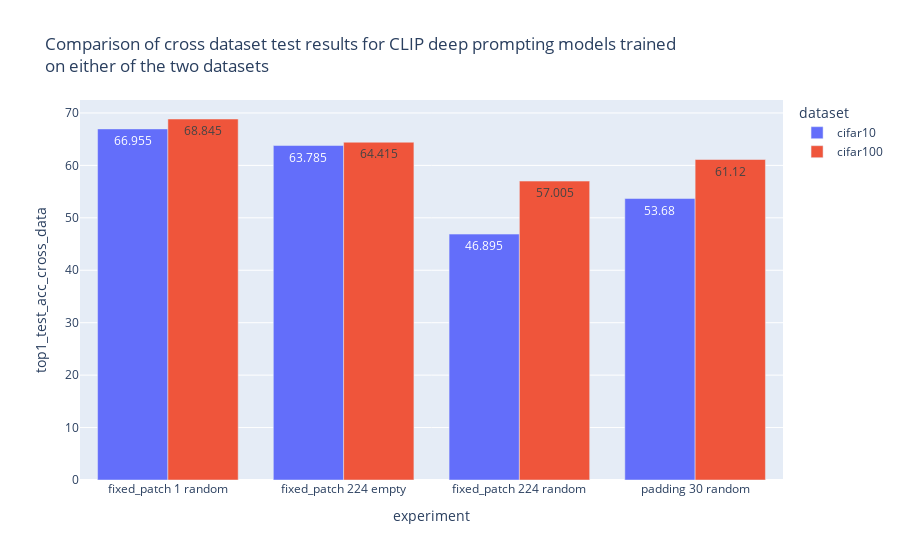

Write notebook code for a chart like this one.
### Code cell
dp_cross_df = pd.merge(dp_df, cross_df.query("prompt_type == 'deep_prompt'"))
fig = px.bar(
    vp_cross_df,
    x="experiment", 
    y="top1_test_acc_cross_data", 
    color="dataset",
    barmode="group",
    text_auto=True,
    title="Comparison of cross dataset test results for CLIP deep prompting models trained<br>"
          "on either of the two datasets"
)
fig.write_image(plots_dir / "q25_clip_dp_cross_data_eval.png", scale=2.0)
fig

### Figure 1 — Plotly figure (JSON) as saved in the notebook; plotly's stock layout.template omitted (floating-point values rounded to 4 significant figures)
{"data": [{"alignmentgroup": "True", "hovertemplate": "dataset=cifar10<br>experiment=%{x}<br>top1_test_acc_cross_data=%{y}<extra></extra>", "legendgroup": "cifar10", "marker": {"color": "#636efa", "pattern": {"shape": ""}}, "name": "cifar10", "offsetgroup": "cifar10", "orientation": "v", "showlegend": true, "textposition": "auto", "texttemplate": "%{y}", "x": ["fixed_patch 1 random", "fixed_patch 224 empty", "fixed_patch 224 random", "padding 30 random"], "xaxis": "x", "y": [66.95, 63.78, 46.9, 53.68], "yaxis": "y", "type": "bar"}, {"alignmentgroup": "True", "hovertemplate": "dataset=cifar100<br>experiment=%{x}<br>top1_test_acc_cross_data=%{y}<extra></extra>", "legendgroup": "cifar100", "marker": {"color": "#EF553B", "pattern": {"shape": ""}}, "name": "cifar100", "offsetgroup": "cifar100", "orientation": "v", "showlegend": true, "textposition": "auto", "texttemplate": "%{y}", "x": ["fixed_patch 1 random", "fixed_patch 224 empty", "fixed_patch 224 random", "padding 30 random"], "xaxis": "x", "y": [68.84, 64.42, 57.01, 61.12], "yaxis": "y", "type": "bar"}], "layout": {"xaxis": {"anchor": "y", "domain": [0.0, 1.0], "title": {"text": "experiment"}}, "yaxis": {"anchor": "x", "domain": [0.0, 1.0], "title": {"text": "top1_test_acc_cross_data"}}, "legend": {"title": {"text": "dataset"}, "tracegroupgap": 0}, "title": {"text": "Comparison of cross dataset test results for CLIP deep prompting models trained<br>on either of the two datasets"}, "barmode": "group"}}
